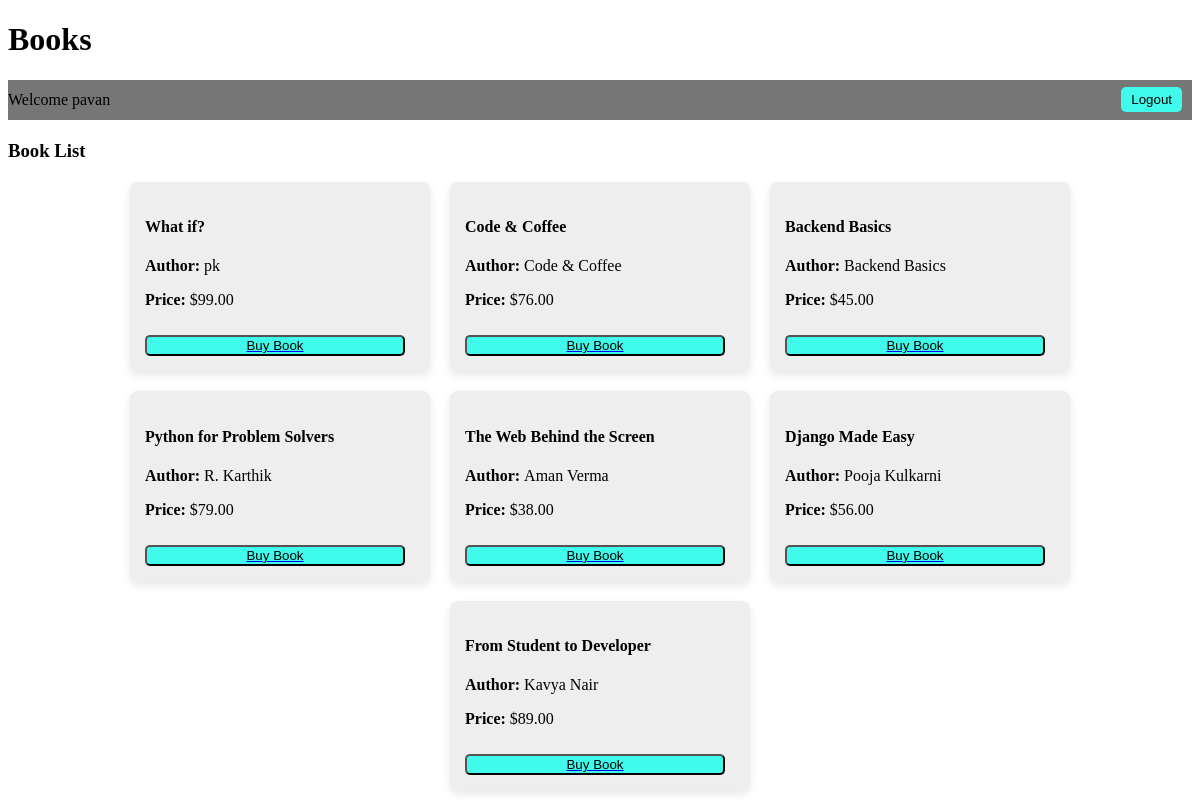
The app's page / (signed in) with its own data.
### books/models.py (models this page shows, shortened)
class Book(models.Model):
    title = models.CharField(max_length=100)
    author = models.CharField(max_length=100)
    discription = models.TextField()
    price = models.DecimalField(max_digits=6, decimal_places=2)
    owner = models.ForeignKey(User, on_delete=models.CASCADE)
    created_at = models.DateTimeField(auto_now_add=True)

### books/views.py (the view)
# urls.py: 2. Add a URL to urlpatterns:  path('', views.home, name='home')
def home(request):
    books = Book.objects.all()
    return render(request, "home.html", {"books": books})

### books/templates/home.html (shortened to what this page needs)
<!DOCTYPE html>
<html lang="en">
<head>
</head>
<body>
    <h1>Books</h1>
    <nav>
        {% if user.is_authenticated %}
            <p>Welcome {{ user.username }}</p>
            <div class="nav-content">
                <form method="post" action="{% url 'logout' %}">
                <button type="submit">Logout</button>
                </form>
            </div>
        {% else %}
            <div class="nav-content">
                <a href="{% url 'login' %}"><button>Login</button></a>
                <a href="{% url 'register' %}"><button>Register</button></a>
            </div>
        {% endif %}
    </nav>
    <h3>Book List</h3>
    <div class="container">
        {% for book in books %}
        <div class="card">
            <div class="card-content">
                <h4><a href="{% url 'book_detail' book.id %}">{{ book.title }}</a></h4>
                <p><strong>Author: </strong>{{ book.author }}</p>
                <p><strong>Price: </strong>${{ book.price }}</p>
                <a href="{% url 'buy_book' book.id %}"><button>Buy Book</button></a>
            </div>
        </div>
        {% empty %}
            <h3>No books available</h3>
        {% endfor %}
    </div>
</body>
</html>

### books/templates/home.html (style rules this page uses)
.container { display: flex; flex-wrap: wrap; gap: 20px; justify-content: center; margin-top: 20px; }
.card { width: 300px; background-color: #efeeee; border-radius: 8px; box-shadow: 0 4px 10px rgba(0,0,0,0.1); }
.card-content { padding: 15px; }
.card-content button { width: 100%; margin-top: 10px; background-color: rgb(64, 251, 235); border-radius: 5px; }
h4 a { text-decoration: none; color: black; }
nav { display: flex; gap: 20px; margin-bottom: 20px; background-color: #777676; height: 40px; align-items: center; }
nav button { background-color: rgb(64, 251, 235); border-radius: 5px; border: none; padding: 5px 10px; cursor: pointer; }
.nav-content, a { margin-left: auto; display: flex; gap: 10px; margin-right: 10px; }

### records on screen
Book: title "What if?", author "pk", price "99.00"
Book: title "Code & Coffee", author "Code & Coffee", price "76.00"
Book: title "Backend Basics", author "Backend Basics", price "45.00"
Book: title "Python for Problem Solvers", author "R. Karthik", price "79.00"
Book: title "The Web Behind the Screen", author "Aman Verma", price "38.00"
Book: title "Django Made Easy", author "Pooja Kulkarni", price "56.00"
Book: title "From Student to Developer", author "Kavya Nair", price "89.00"

### other values on screen
{{ user.username }} "pavan"
